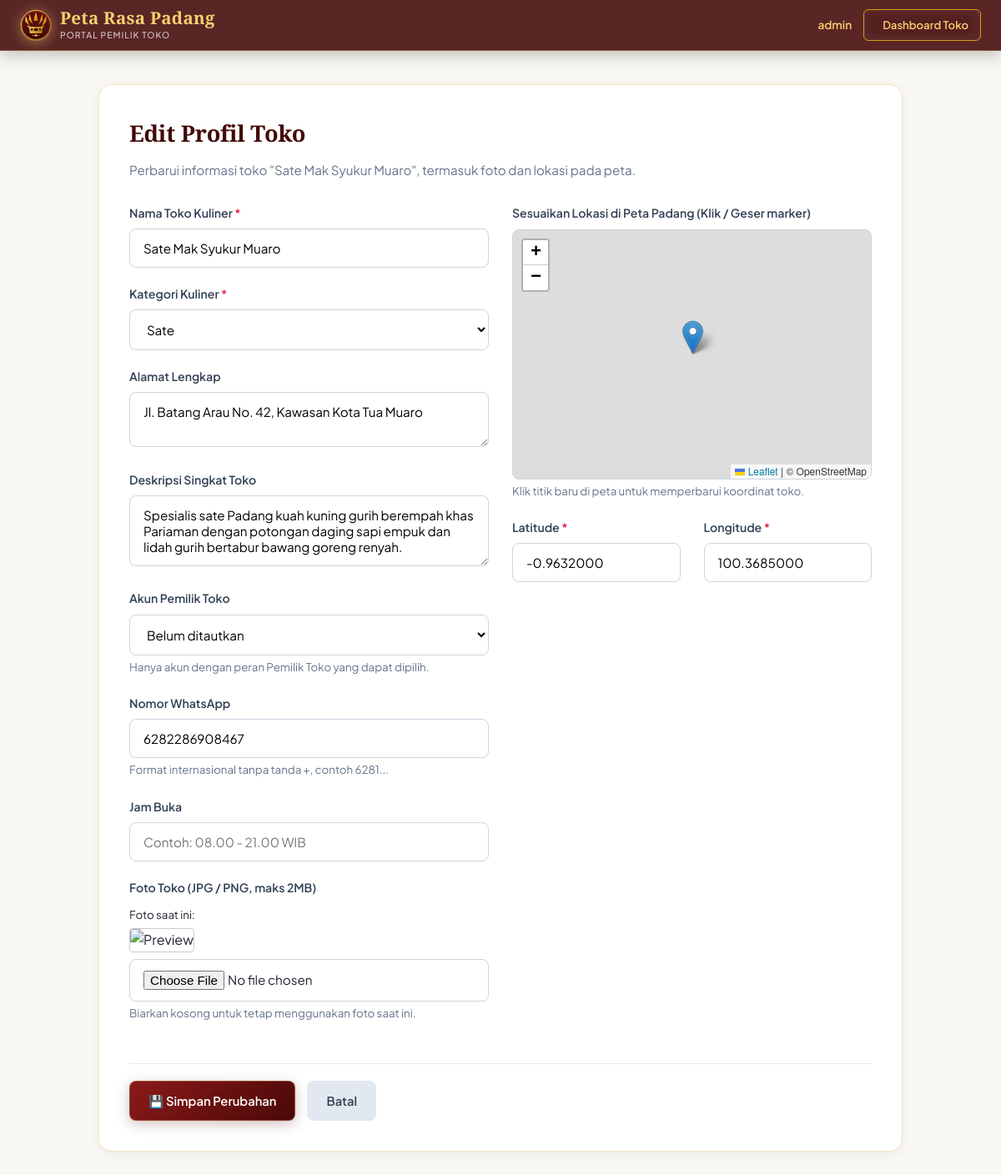
The page /pemilik/edit-toko.php?id=2 (signed in) on the database its author committed.
### tables this page shows
CREATE TABLE `toko` (
  `id_toko` int(11) NOT NULL AUTO_INCREMENT,
  `nama_toko` varchar(100) NOT NULL,
  `alamat` varchar(255) DEFAULT NULL,
  `kategori` varchar(50) DEFAULT NULL,
  `deskripsi` text DEFAULT NULL,
  `latitude` decimal(10,7) NOT NULL,
  `longitude` decimal(10,7) NOT NULL,
  `foto` varchar(255) DEFAULT NULL,
  `no_wa` varchar(20) DEFAULT NULL,
  `jam_buka` varchar(100) DEFAULT NULL,
  `is_khas` tinyint(1) DEFAULT 0,
  `is_hidden_gem` tinyint(1) DEFAULT 0,
  `visit_count` int(11) DEFAULT 0,
  `whatsapp_views` int(11) DEFAULT 0,
  `id_pemilik` int(11) DEFAULT NULL,
  PRIMARY KEY (`id_toko`),
  KEY `fk_toko_pemilik` (`id_pemilik`),
  CONSTRAINT `fk_toko_pemilik` FOREIGN KEY (`id_pemilik`) REFERENCES `users` (`id_user`) ON DELETE SET NULL
);

### pemilik/edit-toko.php (the view, shortened to what this page needs)
<?php
$is_pemilik = isset($_SESSION['role']) && $_SESSION['role'] === 'pemilik';
require_once '../koneksi.php';
$id_pemilik_login = $is_pemilik ? (int)$_SESSION['id_user'] : 0;
$id_toko = (int)($_GET['id'] ?? 0);
$query_get = $is_pemilik
    ? "SELECT * FROM toko WHERE id_toko = ? AND id_pemilik = ?"
    : "SELECT * FROM toko WHERE id_toko = ?";
$stmt_get = mysqli_prepare($koneksi, $query_get);
if ($is_pemilik) {
    mysqli_stmt_bind_param($stmt_get, "ii", $id_toko, $id_pemilik_login);
} else {
    mysqli_stmt_bind_param($stmt_get, "i", $id_toko);
}
mysqli_stmt_execute($stmt_get);
$res = mysqli_stmt_get_result($stmt_get);
$toko = mysqli_fetch_assoc($res);
$kategori_list = ['Rumah Makan', 'Sate', 'Kopi', 'Oleh-oleh', 'Camilan'];
?>
<!DOCTYPE html>
<html lang="id">
<head>
    <link rel="stylesheet" href="../assets/css/style.css">
    <link rel="stylesheet" href="https://unpkg.com/leaflet@1.9.4/dist/leaflet.css" />
</head>
<body class="owner-page">
    <header class="navbar" id="main-navbar">
        <div class="nav-container">
            <a href="../index.php" class="brand">
                <span class="brand-icon"><img src="../assets/img/logo-minang.svg" alt="Logo Peta Rasa Padang"></span>
                <div class="brand-text">
                    <span class="brand-title">Peta Rasa Padang</span>
                    <span class="brand-tagline">Portal Pemilik Toko</span>
                </div>
            </a>
            <div class="nav-links">
                <span class="user-greeting" style="color:var(--emas-terang); font-size:0.85rem; font-weight:600;">
                    <i class="fa-solid fa-user"></i> <?= htmlspecialchars($_SESSION['username']); ?>
                </span>
                <a href="dashboard.php" class="btn btn-outline-gold btn-sm"><i class="fa-solid fa-arrow-left"></i> Dashboard Toko</a>
            </div>
        </div>
    </header>
    <main class="admin-main">
        <div class="admin-container form-container">
            <div class="form-card">
                <h2 class="form-title">Edit Profil Toko</h2>
                <p class="form-subtitle">Perbarui informasi toko "<?= htmlspecialchars($toko['nama_toko']); ?>", termasuk foto dan lokasi pada peta.</p>
                <form action="edit.php?id=<?= $id_toko; ?>" method="POST" enctype="multipart/form-data">
                    <div class="form-row">
                        <div class="form-col">
                            <div class="form-group">
                                <label for="nama_toko">Nama Toko Kuliner <span class="required">*</span></label>
                                <input type="text" id="nama_toko" name="nama_toko" class="form-control" required value="<?= htmlspecialchars($_POST['nama_toko'] ?? $toko['nama_toko']); ?>">
                            </div>
                            <div class="form-group">
                                <label for="kategori">Kategori Kuliner <span class="required">*</span></label>
                                <select id="kategori" name="kategori" class="form-control" required>
                                    <?php
                                        $curr_kat = $_POST['kategori'] ?? $toko['kategori'];
                                        foreach ($kategori_list as $kat):
                                    ?>
                                        <option value="<?= $kat; ?>" <?= ($curr_kat === $kat) ? 'selected' : ''; ?>>
                                            <?= $kat; ?>
                                        </option>
                                    <?php endforeach; ?>
                                </select>
                            </div>
                            <div class="form-group">
                                <label for="alamat">Alamat Lengkap</label>
                                <textarea id="alamat" name="alamat" class="form-control" rows="2"><?= htmlspecialchars($_POST['alamat'] ?? $toko['alamat']); ?></textarea>
                            </div>
                            <div class="form-group">
                                <label for="deskripsi">Deskripsi Singkat Toko</label>
                                <textarea id="deskripsi" name="deskripsi" class="form-control" rows="3"><?= htmlspecialchars($_POST['deskripsi'] ?? $toko['deskripsi']); ?></textarea>
                            </div>
                            <?php if (!$is_pemilik): ?>
                            <div class="form-group">
                                <label for="id_pemilik">Akun Pemilik Toko</label>
                                <select id="id_pemilik" name="id_pemilik" class="form-control">
                                    <option value="0">Belum ditautkan</option>
                                </select>
                                <small class="text-muted">Hanya akun dengan peran Pemilik Toko yang dapat dipilih.</small>
                            </div>
                            <?php endif; ?>
                            <div class="form-group">
                                <label for="no_wa">Nomor WhatsApp</label>
                                <input type="text" id="no_wa" name="no_wa" class="form-control" maxlength="20" placeholder="6281234567890" value="<?= htmlspecialchars($_POST['no_wa'] ?? $toko['no_wa'] ?? ''); ?>">
                                <small class="text-muted">Format internasional tanpa tanda +, contoh 6281...</small>
                            </div>
                            <div class="form-group">
                                <label for="jam_buka">Jam Buka</label>
                                <input type="text" id="jam_buka" name="jam_buka" class="form-control" maxlength="100" placeholder="Contoh: 08.00 - 21.00 WIB" value="<?= htmlspecialchars($_POST['jam_buka'] ?? $toko['jam_buka'] ?? ''); ?>">
                            </div>
                            <div class="form-group">
                                <label for="foto">Foto Toko (JPG / PNG, maks 2MB)</label>
                                <div class="current-photo-preview" style="margin-bottom: 0.5rem;">
                                    <?php $foto_src = !empty($toko['foto']) ? '../assets/img/' . $toko['foto'] : '../assets/img/default.png'; ?>
                                    <small>Foto saat ini: </small><br>
                                    <img src="<?= htmlspecialchars($foto_src); ?>" alt="Preview" style="height: 60px; border-radius: 4px; object-fit: cover; border: 1px solid #ccc; margin-top: 4px;" onerror="this.src='https://images.unsplash.com/photo-1555396273-367ea4eb4db5?w=100&q=80'">
                                </div>
                                <input type="file" id="foto" name="foto" class="form-control" accept=".jpg, .jpeg, .png">
                                <small class="text-muted">Biarkan kosong untuk tetap menggunakan foto saat ini.</small>
                            </div>
                        </div>
                        <div class="form-col">
                            <div class="form-group">
                                <label>Sesuaikan Lokasi di Peta Padang (Klik / Geser marker)</label>
                                <div id="mini-map" class="mini-map-box"></div>
                                <small class="text-muted">Klik titik baru di peta untuk memperbarui koordinat toko.</small>
                            </div>
                            <div class="form-row">
                                <div class="form-group col-half">
                                    <label for="latitude">Latitude <span class="required">*</span></label>
                                    <input type="text" id="latitude" name="latitude" class="form-control" required readonly value="<?= htmlspecialchars($_POST['latitude'] ?? $toko['latitude']); ?>">
                                </div>
                                <div class="form-group col-half">
                                    <label for="longitude">Longitude <span class="required">*</span></label>
                                    <input type="text" id="longitude" name="longitude" class="form-control" required readonly value="<?= htmlspecialchars($_POST['longitude'] ?? $toko['longitude']); ?>">
                                </div>
                            </div>
                        </div>
                    </div>
                    <div class="form-actions">
                        <button type="submit" class="btn btn-primary">💾 Simpan Perubahan</button>
                        <a href="<?= $is_pemilik ? '../pemilik/dashboard.php' : 'dashboard.php'; ?>" class="btn btn-secondary">Batal</a>
                    </div>
                </form>
            </div>
        </div>
    </main>
</body>
</html>

### rows shown on the page
toko: nama_toko "Sate Mak Syukur Muaro", kategori "Sate", alamat "Jl. Batang Arau No. 42, Kawasan Kota Tua Muaro", deskripsi "Spesialis sate Padang kuah kuning gurih berempah khas Pariaman dengan potongan daging sapi empuk dan lidah gurih bertabur bawang goreng renyah.", no_wa "6282286908467", latitude "-0.9632000", longitude "100.3685000"

### other values the page prints
$_SESSION['username'] "admin"
